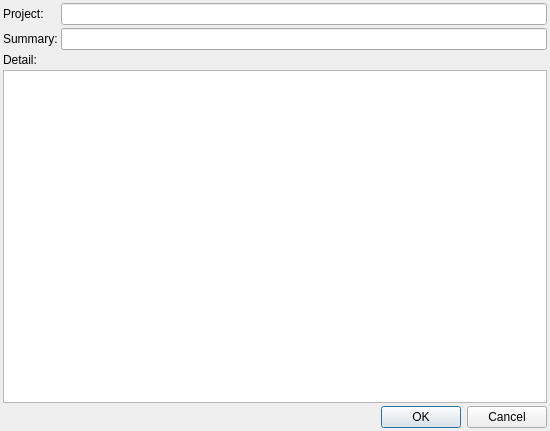
<?xml version="1.0" encoding="UTF-8"?>
<ui version="4.0">
 <class>Dialog</class>
 <widget class="QDialog" name="Dialog">
  <property name="geometry">
   <rect>
    <x>0</x>
    <y>0</y>
    <width>550</width>
    <height>431</height>
   </rect>
  </property>
  <property name="windowTitle">
   <string>New Log Entry..</string>
  </property>
  <property name="locale">
   <locale language="English" country="UnitedStates"/>
  </property>
  <property name="modal">
   <bool>true</bool>
  </property>
  <layout class="QGridLayout" name="gridLayout">
   <property name="margin">
    <number>3</number>
   </property>
   <property name="spacing">
    <number>3</number>
   </property>
   <item row="0" column="0">
    <widget class="QLabel" name="label_3">
     <property name="text">
      <string>Project:</string>
     </property>
    </widget>
   </item>
   <item row="0" column="1">
    <widget class="QLineEdit" name="lineEdit_2"/>
   </item>
   <item row="1" column="0">
    <widget class="QLabel" name="label_2">
     <property name="text">
      <string>Summary:</string>
     </property>
    </widget>
   </item>
   <item row="1" column="1">
    <widget class="QLineEdit" name="lineEdit"/>
   </item>
   <item row="2" column="0">
    <widget class="QLabel" name="label">
     <property name="text">
      <string>Detail:</string>
     </property>
    </widget>
   </item>
   <item row="3" column="0" colspan="2">
    <widget class="QTextEdit" name="textEdit"/>
   </item>
   <item row="4" column="0" colspan="2">
    <widget class="QDialogButtonBox" name="buttonBox">
     <property name="orientation">
      <enum>Qt::Horizontal</enum>
     </property>
     <property name="standardButtons">
      <set>QDialogButtonBox::Cancel|QDialogButtonBox::Ok</set>
     </property>
    </widget>
   </item>
  </layout>
 </widget>
 <resources/>
 <connections>
  <connection>
   <sender>buttonBox</sender>
   <signal>accepted()</signal>
   <receiver>Dialog</receiver>
   <slot>accept()</slot>
   <hints>
    <hint type="sourcelabel">
     <x>248</x>
     <y>254</y>
    </hint>
    <hint type="destinationlabel">
     <x>157</x>
     <y>274</y>
    </hint>
   </hints>
  </connection>
  <connection>
   <sender>buttonBox</sender>
   <signal>rejected()</signal>
   <receiver>Dialog</receiver>
   <slot>reject()</slot>
   <hints>
    <hint type="sourcelabel">
     <x>316</x>
     <y>260</y>
    </hint>
    <hint type="destinationlabel">
     <x>286</x>
     <y>274</y>
    </hint>
   </hints>
  </connection>
 </connections>
</ui>
